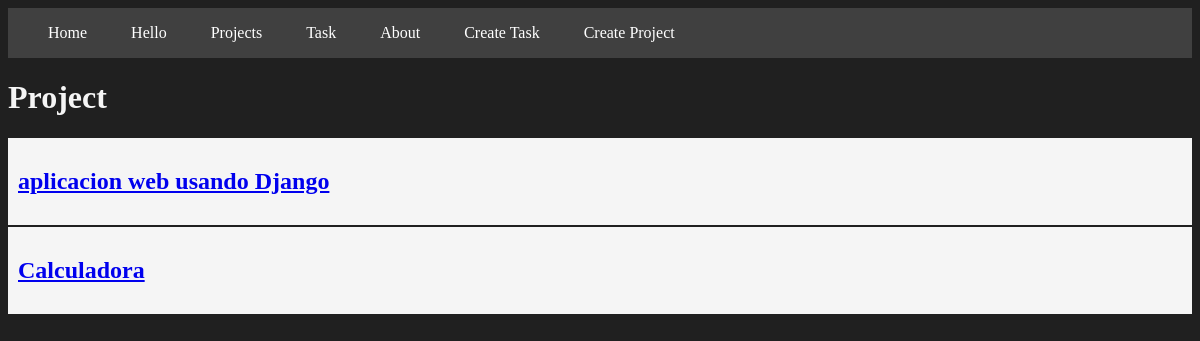
Before: /project/ with the older database file.
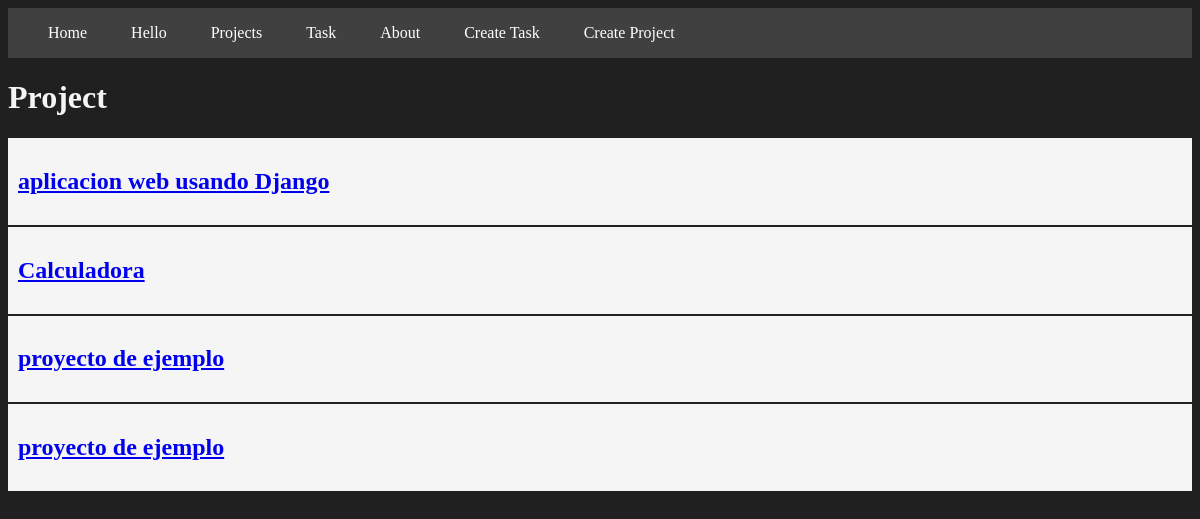
After: the same page with the newer database file.
### myapp/models.py (models this page shows, shortened)
class Project(models.Model):
    name = models.CharField(max_length=200)

### myapp/views.py (the view)
# urls.py: path('project/', views.project, name='project'),
def project(request):
    projects = Project.objects.all()
    return render(request, 'project/projects.html',{
        'projects':projects
    } )

### myapp/templates/project/projects.html
{% extends "layouts/base.html" %}
{% block content %}
<h1>Project</h1>
{% for project in projects %}
<article class="card">
    <a href="{% url 'project_detail' project.id %}">
        <h1> {{project.name}}</h1>
    </a>
</article>
{% endfor %}
{% endblock %}

Changed rows visible on the page:
added Project: name "proyecto de ejemplo"
added Project: name "proyecto de ejemplo"
